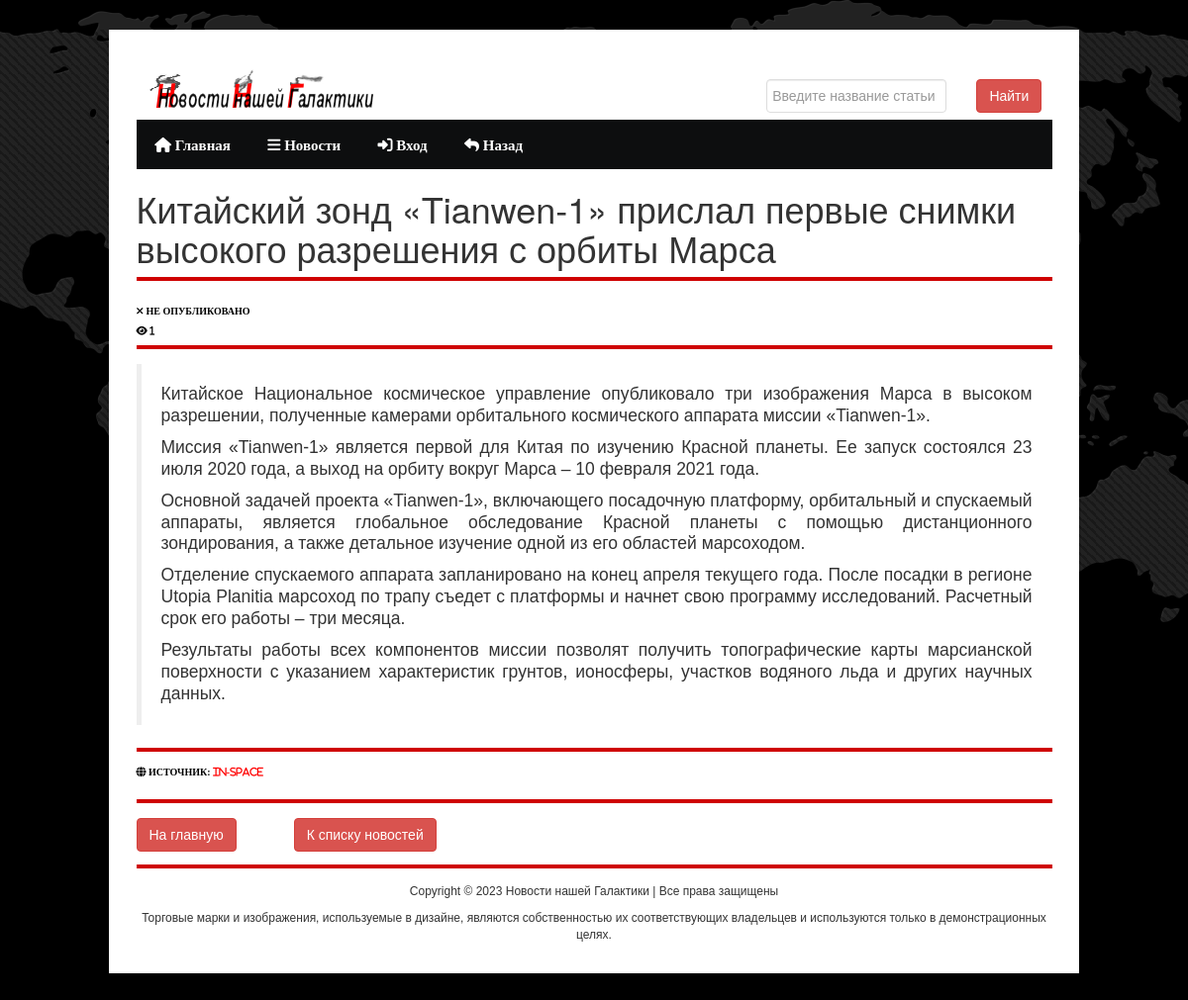
/news/15, run on an earlier commit of the app's database.
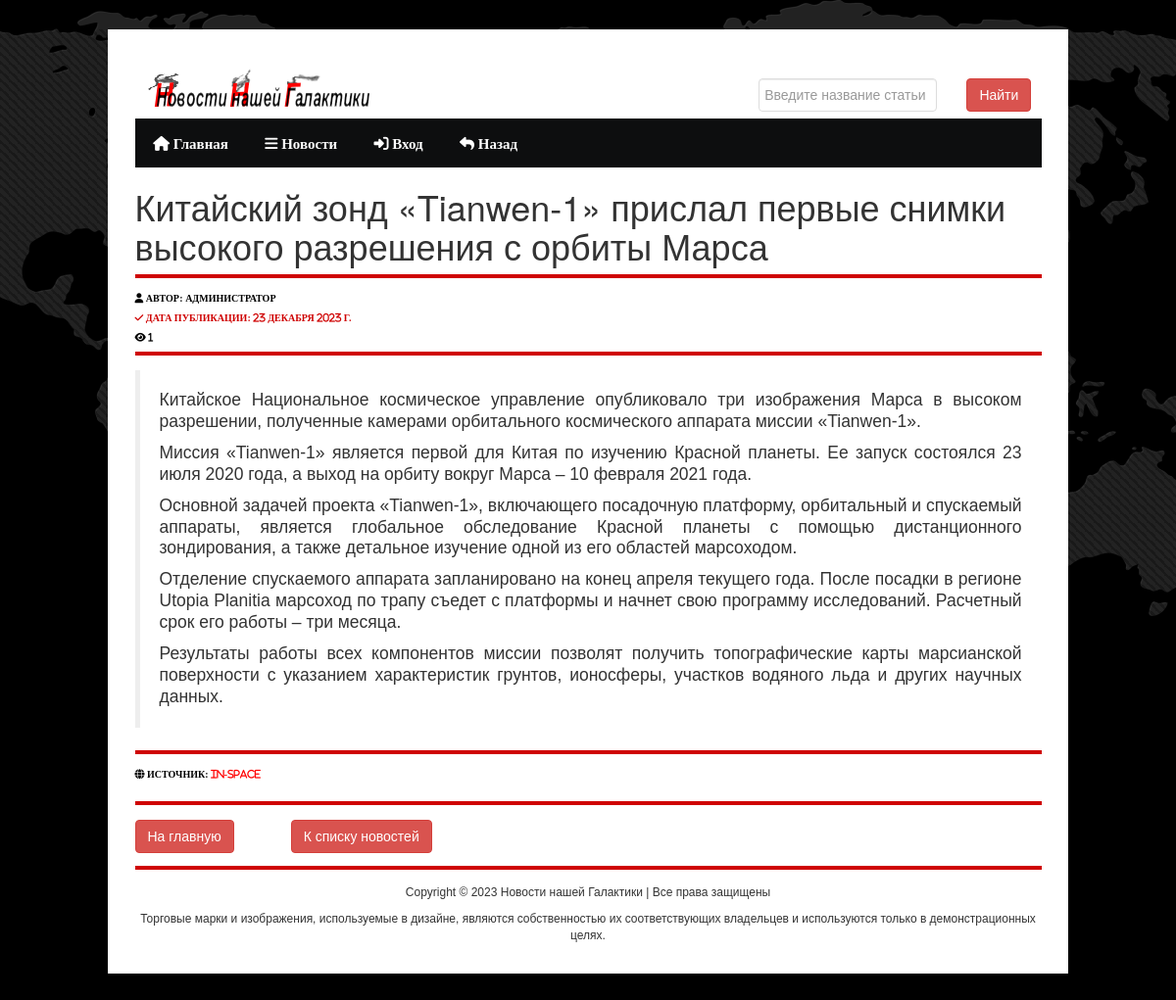
And on a later commit of the database.
### news/models.py (models this page shows, shortened)
class Article(models.Model):
    categories_list = (('A', 'Астрономия'),
                  ('K', 'Космонавтика'),
                  ('AF', 'Астрофизика'),
                  ('G', 'Геология'))
    author = models.ForeignKey(User, on_delete=models.CASCADE, null=True, verbose_name='Автор')
    title = models.CharField('Название новости', max_length=150, default='', validators = [MinLengthValidator(10)], null=False)
    anouncement = models.TextField('Аннотация', max_length=1250, validators = [MinLengthValidator(10)], null=False)
    source = models.URLField('Источник', null=True)
    sourcename = models.CharField('Название источника', max_length=150, validators = [MinLengthValidator(2)], null=False)
    text = RichTextField('Текст новости', validators = [MinLengthValidator(50)], null=False)
    date = models.DateTimeField('Дата публикации', auto_created=True)
    categories = models.CharField(choices=categories_list, max_length=20, verbose_name='Категории')
    tags = models.ManyToManyField(to=Tag, blank=True)
    status = models.BooleanField(default=False, verbose_name='Опубликовано')
    objects = models.Manager()
    published = PublishedManager()
    def get_views(self):
        return self.views.count()
    class Meta:
        ordering = ['title','date']
        verbose_name = 'Новость'
        verbose_name_plural = 'Новости'

### users/models.py (models this page shows, shortened)
class Account(models.Model):
    gender_choices = (('М', 'Мужской'),
                      ('Ж', 'Женский'),
                      ('N/A', 'Не определен'))
    user = models.OneToOneField(User, on_delete=models.CASCADE,
                                primary_key=True, verbose_name='Пользователь')
    nickname = models.CharField(max_length=100, verbose_name='Псевдоним')
    birthdate = models.DateField(null=True, blank=True, verbose_name='День рождения')
    gender = models.CharField(choices=gender_choices, max_length=20, verbose_name='Пол', null=True, blank=True)
    account_image = models.ImageField(default='default.jpg',
                                      upload_to='account_images', verbose_name='Фото аккаунта')
    class Meta:
        ordering = ['user','gender']
        verbose_name = 'Аккаунт'
        verbose_name_plural = 'Аккаунты'

### news/views.py (the view)
# urls.py: path('<int:pk>', views.ArticleDetailView.as_view(), name='news_detail'),
class ArticleDetailView(ViewCountMixin, DetailView):
    model = Article
    template_name = 'news/news_detail.html'
    context_object_name = 'news'
    def get_context_data(self, **kwargs):
        context = super().get_context_data(**kwargs)
        current_object = self.object
        images = Image.objects.filter(article=current_object)
        context['images'] = images
        return context

### news/utils.py (called while the page is built)
def get_client_ip(request):
    x_forwrded_for = request.META.get('HTTP_X_FORWARDED_FOR')
    if x_forwrded_for:
        ip = x_forwrded_for.split(',')[0]
    else:
        ip = request.META.get('REMOTE_ADDR')
    return ip

    def get_object(self):
        obj = super().get_object()
        ip_address = get_client_ip(self.request)
        ViewCount.objects.get_or_create(article=obj, ip_address=ip_address)
        return obj

### news/templates/news/news_detail.html (shortened to what this page needs)
<!DOCTYPE html PUBLIC "-//W3C//DTD XHTML 1.0 Transitional//EN"
        "http://www.w3.org/TR/xhtml1/DTD/xhtml1-transitional.dtd">
{% load static %}
{% load bootstrap5 %}
<html xmlns="http://www.w3.org/1999/xhtml">
<html lang="ru">
<head>
    {%bootstrap_css%}
    <link rel="stylesheet" type="text/css" href="{% static 'main/' %}assets/font/font-awesome.min.css"/>
    <link rel="stylesheet" type="text/css" href="{% static 'main/' %}assets/font/font.css"/>
    <link rel="stylesheet" type="text/css" href="{% static 'main/' %}assets/css/bootstrap.min.css" media="screen"/>
    <link rel="stylesheet" type="text/css" href="{% static 'main/' %}assets/css/style.css" media="screen"/>
    <link rel="stylesheet" type="text/css" href="{% static 'main/' %}assets/css/responsive.css" media="screen"/>
    <link rel="stylesheet" type="text/css" href="{% static 'main/' %}assets/css/jquery.bxslider.css" media="screen"/>
</head>
<body>
<div class="body_wrapper">
    <div class="center">
        {% block header %} {% include 'main/header.html' %} {% endblock %}
        <h1>{{ news.title }}</h1>
        <h6 class="title"></h6>
        <div class="row">
            <div class="col-lg-8">
                <p class="readmore" style="color:black">{% if news.status == True %}<i class="fa-solid fa-user"> Автор: {{ news.author.account.nickname }}{% endif %}</i></p>
                <p class="readmore">
                    {% if news.status == True %}<i class="fa-solid fa-check"> Дата публикации: {{ news.date.date }}</i></p>
                    {% else %}<p class="readmore" style="color:black"><i class="fa-solid fa-xmark"> Не опубликовано
                    {% endif %}</i></p>
                <p class="readmore" style="color:black"><i class="fa-solid fa-eye"> {{ news.get_views }}</i></p>
            </div>
        </div>
        <h6 class="title"></h6>
        <blockquote class="blockquote">
            <p align="justify">{{ news.text|safe }}</p>
        </blockquote>
        <br>
        <h6 class="title"></h6>
        <p class="readmore" style="color:black"><i class="fa-solid fa-globe"> Источник: <a href="{{ news.source }}" style="color:red" target="_blank"> {{ news.sourcename }}</a></i></p><br>
        <h6 class="title"></h6>
        <div class="row">
            <div class="col-lg-2">
                <a class="btn btn-danger" href="{% url 'home' %}">На главную</a>
            </div>
            <div class="col-lg-2">
                <a class="btn btn-danger" href="{% url 'news_index' %}">К списку новостей</a>
            </div>
        </div>
        <br>
        <h6 class="title"></h6>
        {% block footer %} {% include 'main/footer.html' %} {% endblock %}
    </div>
</div>
<link rel="stylesheet" href="https://ajax.googleapis.com/ajax/libs/jqueryui/1.11.4/themes/smoothness/jquery-ui.css">
</body>
</html>

What changed in the data, as far as the page shows it:
changed Article "IN-SPACE": status False → True (drawn); author.account.nickname (not shown) → "АДМИНИСТРАТОР"; date (not shown) → "23 ДЕКАБРЯ 2023 Г."
Also different on the page:
text no longer shown: "НЕ ОПУБЛИКОВАНО"
text now shown: "АВТОР: ДАТА ПУБЛИКАЦИИ:"
